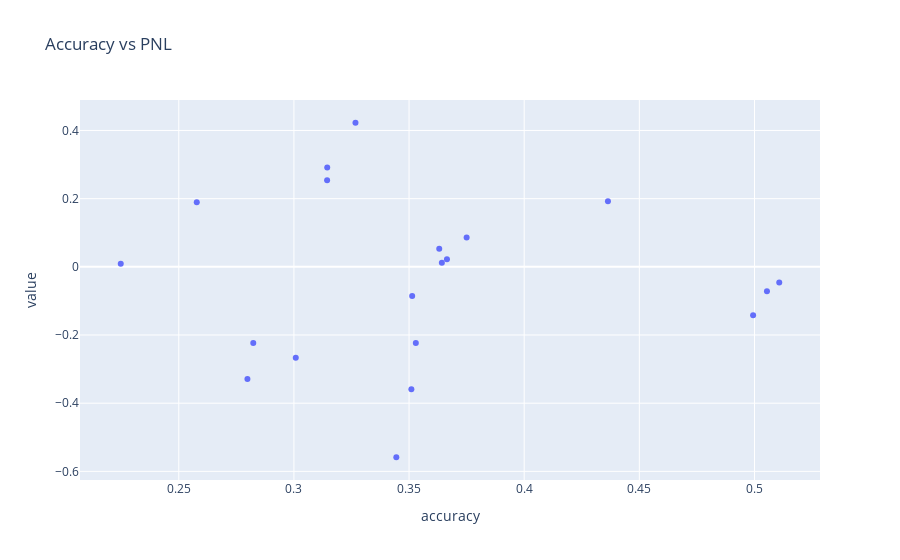

The code cell stored with this chart in its notebook:
### Markdown cell above
### Scatter Plots Against PNL
These scatter plots show how various metrics behave in relation to the PNL (Profit and Loss). This analysis can help in understanding which factors have a stronger relationship with financial outcomes.

### Code cell
# Scatter Plot for Accuracy vs PNL
fig_accuracy_pnl = px.scatter(df, x='accuracy', y='value', title='Accuracy vs PNL')
fig_accuracy_pnl.show()

# Scatter Plot for Average Trading Time vs PNL
fig_tradingtime_pnl = px.scatter(df, x='avg_trading_time_in_hours', y='value', title='Average Trading Time vs PNL')
fig_tradingtime_pnl.show()

# Scatter Plot for Total Positions vs PNL
fig_positions_pnl = px.scatter(df, x='total_positions', y='value', title='Total Positions vs PNL')
fig_positions_pnl.show()

# Scatter Plot for Win Signals vs PNL
fig_winsignals_pnl = px.scatter(df, x='win_signals', y='value', title='Win Signals vs PNL')
fig_winsignals_pnl.show()

### Figure 1 — Plotly figure (JSON) as saved in the notebook; plotly's stock layout.template omitted (floating-point values rounded to 4 significant figures)
{"data": [{"hovertemplate": "accuracy=%{x}<br>value=%{y}<extra></extra>", "legendgroup": "", "marker": {"color": "#636efa", "symbol": "circle"}, "mode": "markers", "name": "", "orientation": "v", "showlegend": false, "x": [0.2248, 0.3145, 0.3514, 0.4994, 0.3529, 0.5108, 0.5054, 0.3642, 0.375, 0.3008, 0.3445, 0.2824, 0.4364, 0.3267, 0.3665, 0.2798, 0.3631, 0.3144, 0.351, 0.2578], "xaxis": "x", "y": [0.008787, 0.2914, -0.08548, -0.1417, -0.2237, -0.04582, -0.07177, 0.01228, 0.08599, -0.2664, -0.5586, -0.2231, 0.1925, 0.4227, 0.02224, -0.329, 0.05316, 0.254, -0.3589, 0.1898], "yaxis": "y", "type": "scatter"}], "layout": {"xaxis": {"anchor": "y", "domain": [0.0, 1.0], "title": {"text": "accuracy"}}, "yaxis": {"anchor": "x", "domain": [0.0, 1.0], "title": {"text": "value"}}, "legend": {"tracegroupgap": 0}, "title": {"text": "Accuracy vs PNL"}}}
